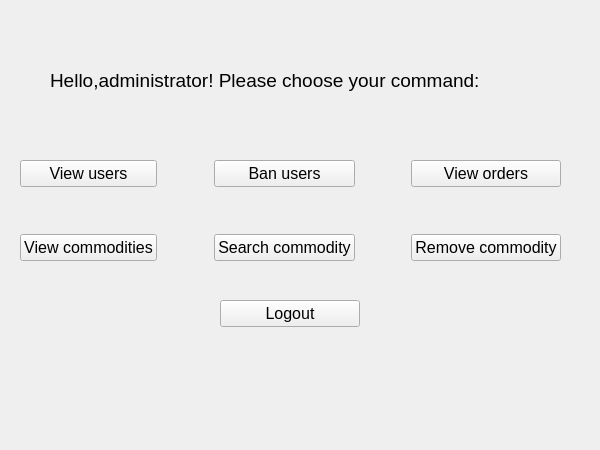
<?xml version="1.0" encoding="UTF-8"?>
<ui version="4.0">
 <class>acommandWidget</class>
 <widget class="QWidget" name="acommandWidget">
  <property name="geometry">
   <rect>
    <x>0</x>
    <y>0</y>
    <width>600</width>
    <height>450</height>
   </rect>
  </property>
  <property name="minimumSize">
   <size>
    <width>600</width>
    <height>450</height>
   </size>
  </property>
  <property name="maximumSize">
   <size>
    <width>600</width>
    <height>450</height>
   </size>
  </property>
  <property name="windowTitle">
   <string>Form</string>
  </property>
  <widget class="QPushButton" name="logoutButton">
   <property name="geometry">
    <rect>
     <x>220</x>
     <y>300</y>
     <width>140</width>
     <height>27</height>
    </rect>
   </property>
   <property name="font">
    <font>
     <pointsize>12</pointsize>
    </font>
   </property>
   <property name="text">
    <string>Logout</string>
   </property>
  </widget>
  <widget class="QLabel" name="label">
   <property name="geometry">
    <rect>
     <x>50</x>
     <y>60</y>
     <width>451</width>
     <height>41</height>
    </rect>
   </property>
   <property name="font">
    <font>
     <pointsize>14</pointsize>
    </font>
   </property>
   <property name="text">
    <string>Hello,administrator! Please choose your command:</string>
   </property>
  </widget>
  <widget class="QWidget" name="">
   <property name="geometry">
    <rect>
     <x>20</x>
     <y>160</y>
     <width>541</width>
     <height>101</height>
    </rect>
   </property>
   <layout class="QHBoxLayout" name="horizontalLayout">
    <item>
     <layout class="QVBoxLayout" name="verticalLayout">
      <item>
       <widget class="QPushButton" name="viewuserButton">
        <property name="font">
         <font>
          <pointsize>12</pointsize>
         </font>
        </property>
        <property name="text">
         <string>View users</string>
        </property>
       </widget>
      </item>
      <item>
       <spacer name="verticalSpacer">
        <property name="orientation">
         <enum>Qt::Vertical</enum>
        </property>
        <property name="sizeHint" stdset="0">
         <size>
          <width>20</width>
          <height>40</height>
         </size>
        </property>
       </spacer>
      </item>
      <item>
       <widget class="QPushButton" name="viewcommoButton">
        <property name="font">
         <font>
          <pointsize>12</pointsize>
         </font>
        </property>
        <property name="text">
         <string>View commodities</string>
        </property>
       </widget>
      </item>
     </layout>
    </item>
    <item>
     <spacer name="horizontalSpacer">
      <property name="orientation">
       <enum>Qt::Horizontal</enum>
      </property>
      <property name="sizeHint" stdset="0">
       <size>
        <width>40</width>
        <height>20</height>
       </size>
      </property>
     </spacer>
    </item>
    <item>
     <layout class="QVBoxLayout" name="verticalLayout_2">
      <item>
       <widget class="QPushButton" name="banuserButton">
        <property name="font">
         <font>
          <pointsize>12</pointsize>
         </font>
        </property>
        <property name="text">
         <string>Ban users</string>
        </property>
       </widget>
      </item>
      <item>
       <spacer name="verticalSpacer_2">
        <property name="orientation">
         <enum>Qt::Vertical</enum>
        </property>
        <property name="sizeHint" stdset="0">
         <size>
          <width>20</width>
          <height>40</height>
         </size>
        </property>
       </spacer>
      </item>
      <item>
       <widget class="QPushButton" name="srchcommoButton">
        <property name="font">
         <font>
          <pointsize>12</pointsize>
         </font>
        </property>
        <property name="text">
         <string>Search commodity</string>
        </property>
       </widget>
      </item>
     </layout>
    </item>
    <item>
     <spacer name="horizontalSpacer_2">
      <property name="orientation">
       <enum>Qt::Horizontal</enum>
      </property>
      <property name="sizeHint" stdset="0">
       <size>
        <width>40</width>
        <height>20</height>
       </size>
      </property>
     </spacer>
    </item>
    <item>
     <layout class="QVBoxLayout" name="verticalLayout_3">
      <item>
       <widget class="QPushButton" name="vieworderButton">
        <property name="font">
         <font>
          <pointsize>12</pointsize>
         </font>
        </property>
        <property name="text">
         <string>View orders</string>
        </property>
       </widget>
      </item>
      <item>
       <spacer name="verticalSpacer_3">
        <property name="orientation">
         <enum>Qt::Vertical</enum>
        </property>
        <property name="sizeHint" stdset="0">
         <size>
          <width>20</width>
          <height>40</height>
         </size>
        </property>
       </spacer>
      </item>
      <item>
       <widget class="QPushButton" name="rmvcommoButton">
        <property name="font">
         <font>
          <pointsize>12</pointsize>
         </font>
        </property>
        <property name="text">
         <string>Remove commodity</string>
        </property>
       </widget>
      </item>
     </layout>
    </item>
   </layout>
  </widget>
 </widget>
 <resources/>
 <connections/>
</ui>
